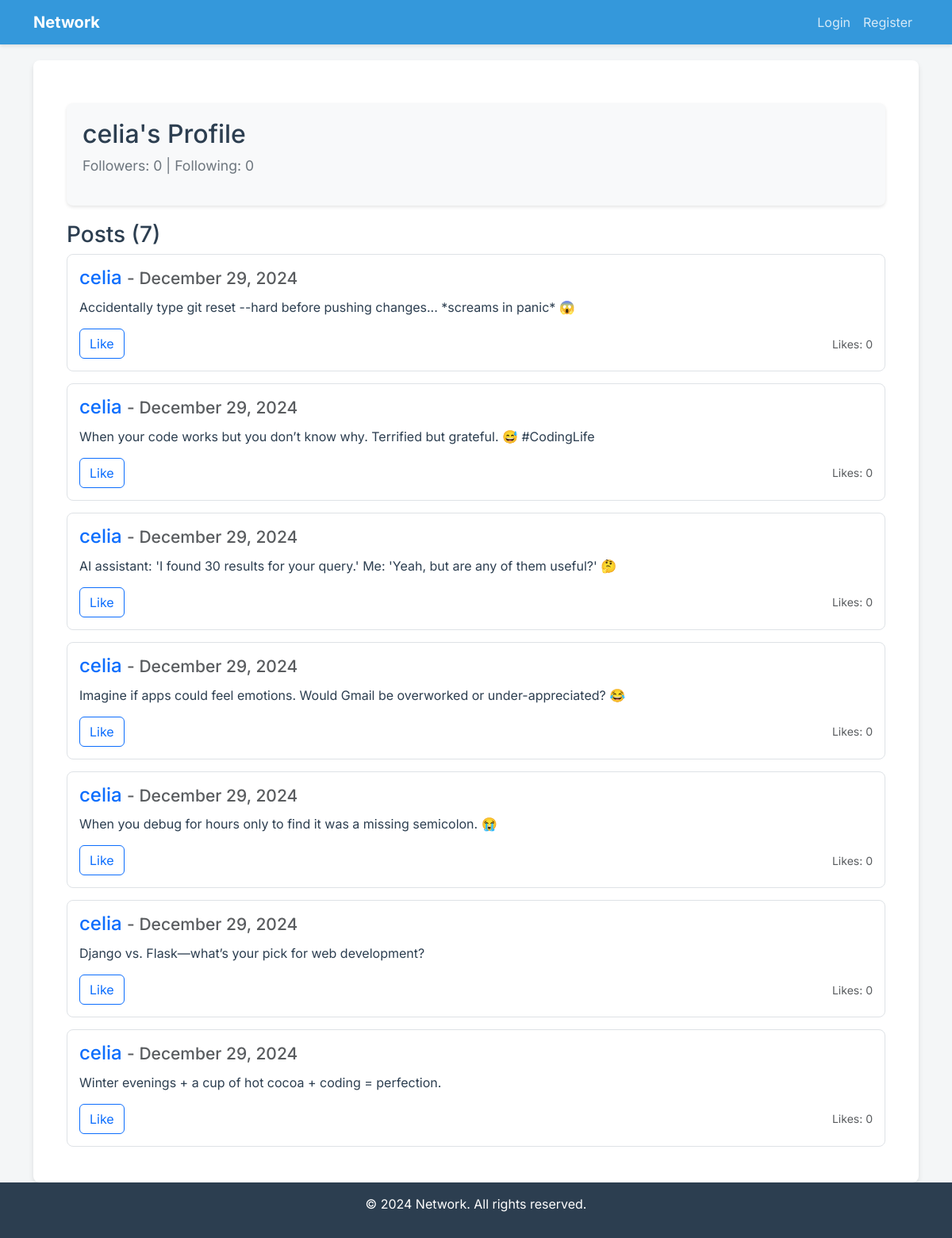
The page /profile/celia/ on the database its author committed.
### network/models.py (models this page shows, shortened)
class User(AbstractUser ):
    pass

class Post(models.Model):
    author = models.ForeignKey(User, on_delete=models.CASCADE, related_name="posts")
    content = models.TextField()
    timestamp = models.DateTimeField(auto_now_add=True)
    likes = models.ManyToManyField(User, related_name="liked_posts", blank=True)

### network/views.py (the view)
# urls.py: path("profile/<str:username>/", views.profile, name="profile"),
def profile(request, username):
    profile_user = get_object_or_404(User, username=username)
    posts = Post.objects.filter(author=profile_user).order_by('-timestamp')
    followers = Follow.objects.filter(followed_user=profile_user)
    following = Follow.objects.filter(follower=profile_user)
    followers_count = followers.count()
    following_count = following.count()
    recent_follower = followers.order_by('-id').first()
    is_following = False
    if request.user.is_authenticated:
        is_following = Follow.objects.filter(follower=request.user, followed_user=profile_user).exists()
    context = {
        'profile_user': profile_user,
        'posts': posts,
        'followers_count': followers_count,
        'following_count': following_count,
        'follower': recent_follower.follower if recent_follower else None,
        'is_following': is_following,
    }
    return render(request, 'network/profile.html', context)

### network/templates/network/profile.html (shortened to what this page needs)
{% extends "network/layout.html" %}
{% load static %}
{% block body %}
<div class="container mt-4">
    <div class="profile-header">
        <h2 id="username">{{ profile_user.username }}'s Profile</h2>
        <p class="profile-stats">
            <span id="followersCount">Followers: {{ followers_count }}</span> |
            <span id="followingCount">Following: {{ following_count }}</span>
        </p>
    </div>
    <h3>Posts (<span id="postCount">{{ posts.count }}</span>)</h3>
    <div id="postsList">
        {% for post in posts %}
            <div class="post">
                <h4>
                    <a href="{% url 'profile' username=post.author.username %}" class="text-decoration-none">{{ post.author.username }}</a>
                    <small class="text-muted">- {{ post.timestamp|date:"F d, Y" }}</small>
                </h4>
                <p class="post-content">{{ post.content }}</p>
                <div class="post-actions">
                    <button class="like-btn btn btn-outline-primary" data-post-id="{{ post.id }}">
                        {% if user in post.likes.all %}Unlike{% else %}Like{% endif %}
                    </button>
                    <small class="text-muted likes-count" id="likes-count-{{ post.id }}">Likes: {{ post.likes.count }}</small>
                </div>
            </div>
        {% empty %}
            <p class="text-muted">No posts available.</p>
        {% endfor %}
    </div>
</div>
{% endblock %}

### network/templates/network/layout.html (style rules this page uses)
:root { --primary-color: #3498db; --secondary-color: #2ecc71; --text-color: #2c3e50; --background-color: #f4f6f7; }
body { font-family: 'Inter', sans-serif; background-color: var(--background-color); color: var(--text-color); display: flex; flex-direction: column; min-height: 100vh; }

### network/templates/network/profile.html (style rules this page uses)
.profile-header { background-color: #f8f9fa; border-radius: 8px; padding: 20px; margin-bottom: 20px; box-shadow: 0 2px 4px rgba(0,0,0,0.1); }
.profile-stats { font-size: 1.1em; color: #6c757d; }
.post { background-color: #ffffff; border: 1px solid #dee2e6; border-radius: 8px; padding: 15px; margin-bottom: 15px; transition: box-shadow 0.3s ease; }
.post h4 { margin-bottom: 10px; }
.post-content { margin-bottom: 15px; }
.post-actions { display: flex; justify-content: space-between; align-items: center; }
.like-btn { transition: all 0.3s ease; }

### rows shown on the page
User: username "celia"
Post: author.username "celia", timestamp "December 29, 2024", content "Accidentally type git reset --hard before pushing changes... *screams in panic* 😱", shows "Like", likes.count "0"
Post: author.username "celia", timestamp "December 29, 2024", content "When your code works but you don’t know why. Terrified but grateful. 😅 #CodingLife", shows "Like", likes.count "0"
Post: author.username "celia", timestamp "December 29, 2024", content "AI assistant: 'I found 30 results for your query.' Me: 'Yeah, but are any of them useful?' 🤔", shows "Like", likes.count "0"
Post: author.username "celia", timestamp "December 29, 2024", content "Imagine if apps could feel emotions. Would Gmail be overworked or under-appreciated? 😂", shows "Like", likes.count "0"
Post: author.username "celia", timestamp "December 29, 2024", content "When you debug for hours only to find it was a missing semicolon. 😭", shows "Like", likes.count "0"
Post: author.username "celia", timestamp "December 29, 2024", content "Django vs. Flask—what’s your pick for web development?", shows "Like", likes.count "0"
Post: author.username "celia", timestamp "December 29, 2024", content "Winter evenings + a cup of hot cocoa + coding = perfection.", shows "Like", likes.count "0"

### other values the page prints
{{ followers_count }} "0"
{{ following_count }} "0"
{{ posts.count }} "7"
